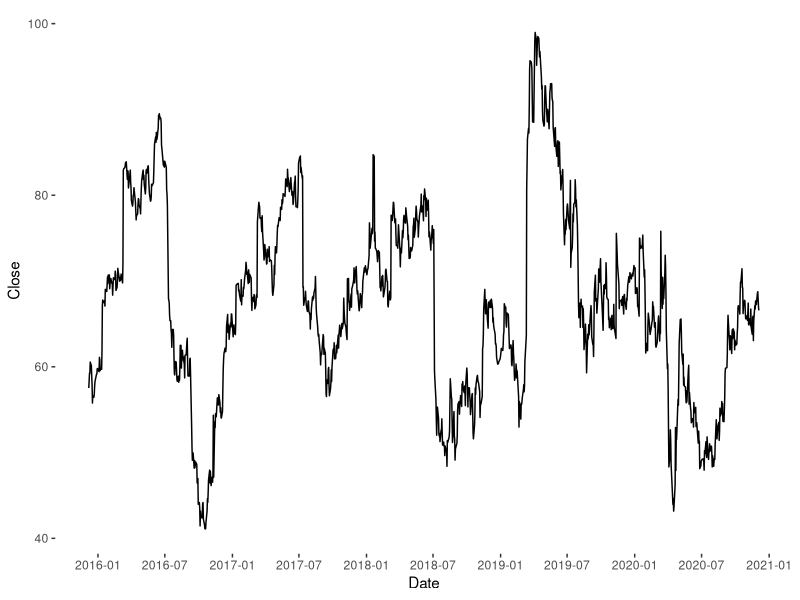
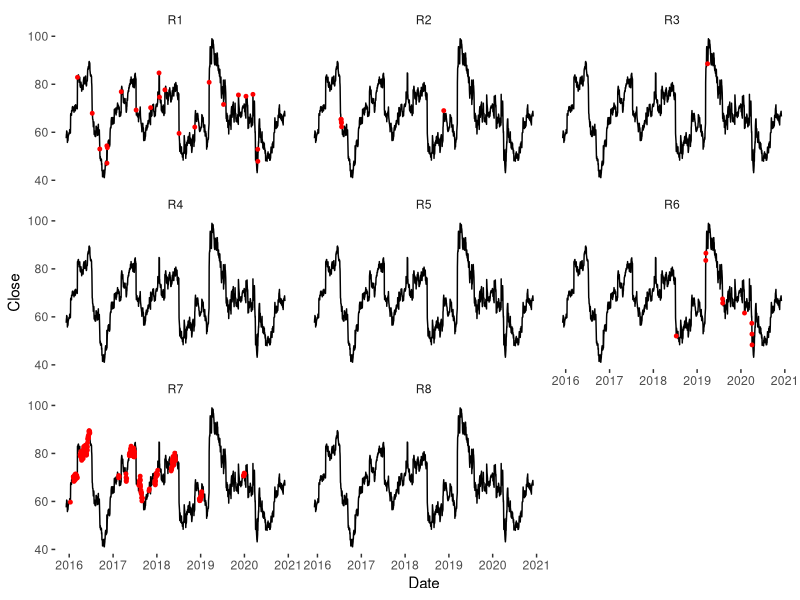
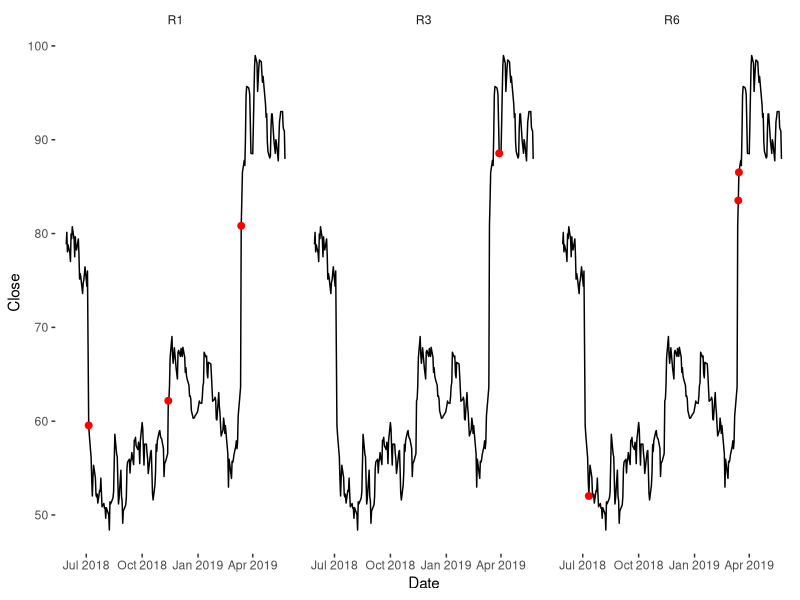

Reproduce these figures in R, in order.
## ---- chunk 1
library(tidyverse)
library(tidyr)
library(scales)

#Loading the data
#setwd('C:/RProjects/Kamino_R/control')
df <- read.csv("data/control.csv")

df$Date <- as.Date(df$Date, format="%Y-%m-%d")

df1 <- df %>% mutate(R1 = ifelse(R1 == 1, "R1", "")) %>% 
  mutate(R2 = ifelse(R2 == 1, "R2", "")) %>%
  mutate(R3 = ifelse(R3 == 1, "R3", "")) %>%
  mutate(R4 = ifelse(R4 == 1, "R4", "")) %>%
  mutate(R5 = ifelse(R5 == 1, "R5", "")) %>%
  mutate(R6 = ifelse(R6 == 1, "R6", "")) %>%
  mutate(R7 = ifelse(R7 == 1, "R7", "")) %>%
  mutate(R8 = ifelse(R8 == 1, "R8", ""))
  
df2 <- df %>% gather(key = "key", value = "label",
               R1, R2, R3, R4, R5, R6, R7, R8)

## ---- chunk 2

df

## ---- chunk 3

v1 <- ggplot(df, aes(x=Date, y=Close)) +
  geom_line() + 
  theme(panel.grid = element_blank(), 
        #axis.ticks = element_blank(), 
        #axis.text.x=element_blank(), 
        #panel.border = element_blank(),
        strip.background = element_blank(),
        panel.background = element_blank()
        #axis.title.x=element_blank(),
        #axis.title.y=element_blank()
  )  + 
  scale_x_date(breaks = breaks_pretty(15))

v1

## ---- chunk 4

v2 <- ggplot(df2, aes(x=Date, y=Close)) +
  geom_line() +
  geom_point(data=df2[df2$label == 1,],color="red",size=1) +
  #geom_text(aes(label=label), color = 'red') +
  facet_wrap(~key) + 
  theme(panel.grid = element_blank(), 
        #axis.ticks = element_blank(), 
        #axis.text.x=element_blank(), 
        #panel.border = element_blank(),
        strip.background = element_blank(),
        panel.background = element_blank()
        #axis.title.x=element_blank(),
        #axis.title.y=element_blank()
  )  + 
  scale_x_date(breaks = breaks_pretty(7))
v2

## ---- chunk 5

df3 <- df2 %>% filter(Date > '2018/05/25' & Date < '2019/05/25') %>% filter(key == 'R1' | key == 'R3' | key == 'R6')

v3 <- ggplot(df3, aes(x=Date, y=Close)) +
  geom_line() +
  geom_point(data=df3[df3$label == 1,],color="red",size=2) +
  #geom_text(aes(label=label), color = 'red') +
  facet_wrap(~key) + 
  theme(panel.grid = element_blank(), 
        #axis.ticks = element_blank(), 
        #axis.text.x=element_blank(), 
        #panel.border = element_blank(),
        strip.background = element_blank(),
        panel.background = element_blank()
        #axis.title.x=element_blank(),
        #axis.title.y=element_blank()
  )
v3
## ---- chunk 6

# Save plot to svg file
# ggsave(filename = "Lean-Hogs_Commody_Prices-v1.svg", plot = v1, width=12, height=6)
# ggsave(filename = "Lean-Hogs_Commody_Prices-v2.svg", plot = v2, width=12, height=6)
# ggsave(filename = "Lean-Hogs_Commody_Prices-v3.svg", plot = v3, width=12, height=6)

